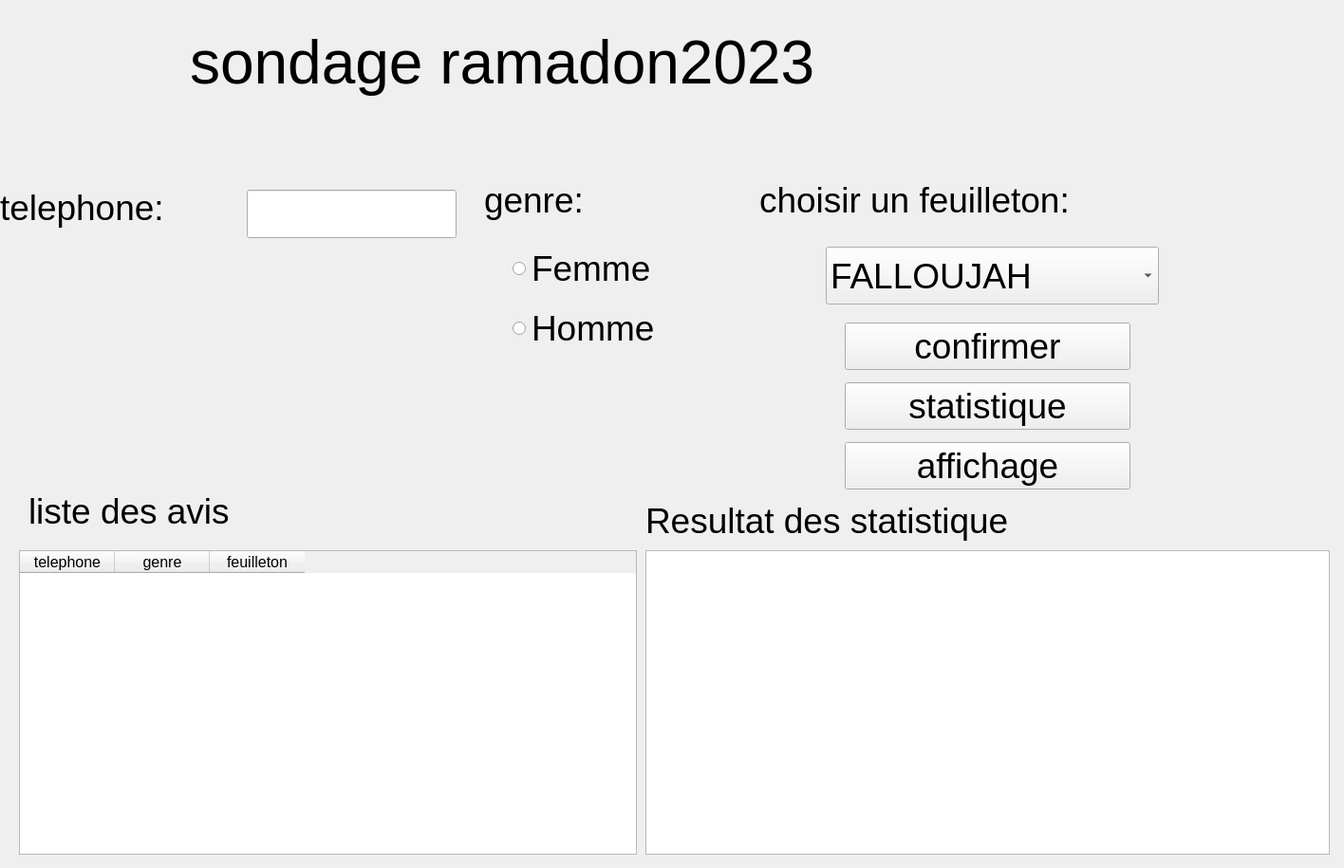
<?xml version="1.0" encoding="UTF-8"?>
<ui version="4.0">
 <class>Form</class>
 <widget class="QWidget" name="Form">
  <property name="geometry">
   <rect>
    <x>0</x>
    <y>0</y>
    <width>1416</width>
    <height>915</height>
   </rect>
  </property>
  <property name="windowTitle">
   <string>Form</string>
  </property>
  <widget class="QLabel" name="label">
   <property name="geometry">
    <rect>
     <x>0</x>
     <y>190</y>
     <width>301</width>
     <height>57</height>
    </rect>
   </property>
   <property name="font">
    <font>
     <pointsize>28</pointsize>
    </font>
   </property>
   <property name="text">
    <string>telephone:</string>
   </property>
  </widget>
  <widget class="QLabel" name="label_2">
   <property name="geometry">
    <rect>
     <x>200</x>
     <y>10</y>
     <width>1041</width>
     <height>111</height>
    </rect>
   </property>
   <property name="font">
    <font>
     <pointsize>48</pointsize>
    </font>
   </property>
   <property name="text">
    <string>sondage ramadon2023</string>
   </property>
  </widget>
  <widget class="QLabel" name="label_3">
   <property name="geometry">
    <rect>
     <x>510</x>
     <y>170</y>
     <width>181</width>
     <height>81</height>
    </rect>
   </property>
   <property name="font">
    <font>
     <pointsize>28</pointsize>
    </font>
   </property>
   <property name="text">
    <string>genre:</string>
   </property>
  </widget>
  <widget class="QLabel" name="label_4">
   <property name="geometry">
    <rect>
     <x>800</x>
     <y>170</y>
     <width>581</width>
     <height>81</height>
    </rect>
   </property>
   <property name="font">
    <font>
     <pointsize>28</pointsize>
    </font>
   </property>
   <property name="text">
    <string>choisir un feuilleton:</string>
   </property>
  </widget>
  <widget class="QComboBox" name="com">
   <property name="geometry">
    <rect>
     <x>870</x>
     <y>260</y>
     <width>351</width>
     <height>61</height>
    </rect>
   </property>
   <property name="font">
    <font>
     <pointsize>28</pointsize>
    </font>
   </property>
   <item>
    <property name="text">
     <string>FALLOUJAH</string>
    </property>
   </item>
   <item>
    <property name="text">
     <string>JBAL LAHMAR</string>
    </property>
   </item>
   <item>
    <property name="text">
     <string>SINDRELLA</string>
    </property>
   </item>
   <item>
    <property name="text">
     <string>SABEK EL KHIR</string>
    </property>
   </item>
  </widget>
  <widget class="QTableWidget" name="tb">
   <property name="geometry">
    <rect>
     <x>20</x>
     <y>580</y>
     <width>651</width>
     <height>321</height>
    </rect>
   </property>
   <property name="font">
    <font>
     <pointsize>12</pointsize>
    </font>
   </property>
   <column>
    <property name="text">
     <string>telephone</string>
    </property>
   </column>
   <column>
    <property name="text">
     <string>genre</string>
    </property>
   </column>
   <column>
    <property name="text">
     <string>feuilleton</string>
    </property>
   </column>
  </widget>
  <widget class="QListWidget" name="ls">
   <property name="geometry">
    <rect>
     <x>680</x>
     <y>580</y>
     <width>721</width>
     <height>321</height>
    </rect>
   </property>
  </widget>
  <widget class="QLabel" name="label_5">
   <property name="geometry">
    <rect>
     <x>30</x>
     <y>510</y>
     <width>451</width>
     <height>57</height>
    </rect>
   </property>
   <property name="font">
    <font>
     <pointsize>28</pointsize>
    </font>
   </property>
   <property name="text">
    <string>liste des avis</string>
   </property>
  </widget>
  <widget class="QLabel" name="label_6">
   <property name="geometry">
    <rect>
     <x>680</x>
     <y>520</y>
     <width>701</width>
     <height>57</height>
    </rect>
   </property>
   <property name="font">
    <font>
     <pointsize>28</pointsize>
    </font>
   </property>
   <property name="text">
    <string>Resultat des statistique</string>
   </property>
  </widget>
  <widget class="QWidget" name="layoutWidget">
   <property name="geometry">
    <rect>
     <x>540</x>
     <y>250</y>
     <width>281</width>
     <height>131</height>
    </rect>
   </property>
   <layout class="QVBoxLayout" name="verticalLayout">
    <item>
     <widget class="QRadioButton" name="fem">
      <property name="font">
       <font>
        <pointsize>28</pointsize>
       </font>
      </property>
      <property name="text">
       <string>Femme</string>
      </property>
     </widget>
    </item>
    <item>
     <widget class="QRadioButton" name="ho">
      <property name="font">
       <font>
        <pointsize>28</pointsize>
       </font>
      </property>
      <property name="text">
       <string>Homme</string>
      </property>
     </widget>
    </item>
   </layout>
  </widget>
  <widget class="QLineEdit" name="num">
   <property name="geometry">
    <rect>
     <x>260</x>
     <y>200</y>
     <width>221</width>
     <height>51</height>
    </rect>
   </property>
  </widget>
  <widget class="QWidget" name="layoutWidget">
   <property name="geometry">
    <rect>
     <x>890</x>
     <y>333</y>
     <width>301</width>
     <height>191</height>
    </rect>
   </property>
   <layout class="QVBoxLayout" name="verticalLayout_2">
    <item>
     <widget class="QPushButton" name="cf">
      <property name="font">
       <font>
        <pointsize>28</pointsize>
       </font>
      </property>
      <property name="text">
       <string>confirmer</string>
      </property>
     </widget>
    </item>
    <item>
     <widget class="QPushButton" name="stat">
      <property name="font">
       <font>
        <pointsize>28</pointsize>
       </font>
      </property>
      <property name="text">
       <string>statistique</string>
      </property>
     </widget>
    </item>
    <item>
     <widget class="QPushButton" name="aff">
      <property name="font">
       <font>
        <pointsize>28</pointsize>
       </font>
      </property>
      <property name="text">
       <string>affichage</string>
      </property>
     </widget>
    </item>
   </layout>
  </widget>
 </widget>
 <resources/>
 <connections/>
</ui>
